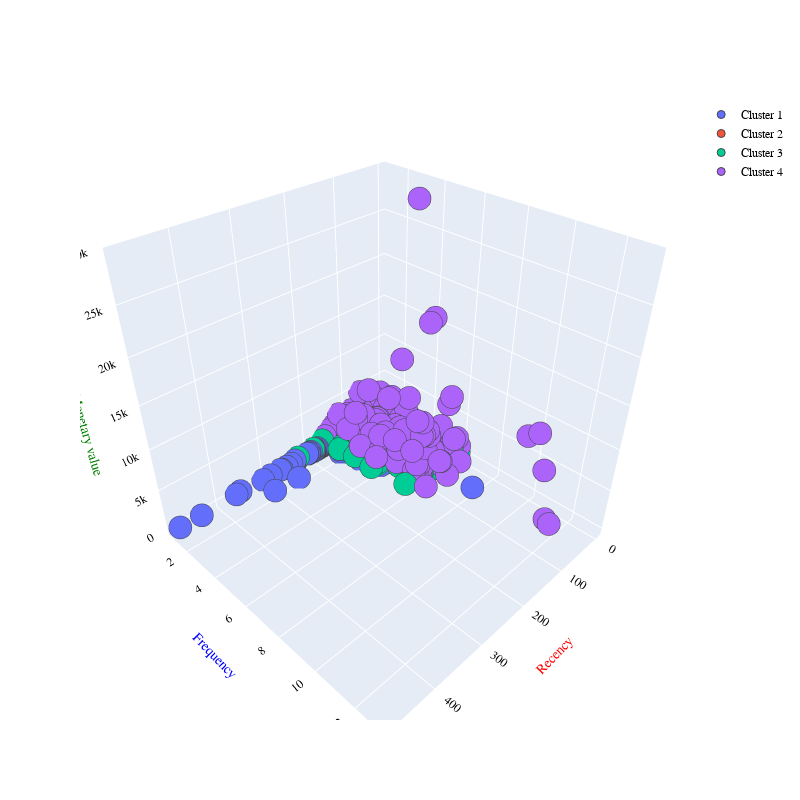

Write notebook code for a chart like this one.
### Markdown cell above
## Spectral clustering

<p style="font-size: 16px" font-family="sans-serif">
Another idea, may be to implement the spectral clustering to check if that works better(especially for a lower number of clusters). As we can notice, the final centroids do not describe the clusters well. They are all pretty close even though clusters are distinctly separated as also shown by the silhouette score. The spectral clustering basically creates an affinity matrix, where each datapoint is compared to others by assessing the "similarity", that is, sklearn builds a graph with datapoints as nodes, and uses the number of common neigbors(nearest) to identify specific communities.

### Code cell
from sklearn.cluster import SpectralClustering
spectral = SpectralClustering(
    n_clusters=4, 
    random_state=42, 
    n_neighbors=8, 
    affinity='nearest_neighbors')

sp = spectral.fit_predict(X)

#plotting the results


'''fig = plt.figure(figsize = (15,15))
ax = fig.add_subplot(111, projection='3d')

ax.scatter(X[sp== 0, 0], X[sp == 0, 1], X[sp == 0,2], s = 100, c = 'red', label = 'Cluster 1')
ax.scatter(X[sp== 1, 0], X[sp == 1, 1], X[sp == 1,2], s = 100, c = 'blue', label = 'Cluster 2')
ax.scatter(X[sp== 2, 0], X[sp == 2, 1], X[sp == 2,2], s = 100, c = 'green', label = 'Cluster 3')
ax.scatter(X[sp== 3, 0], X[sp == 3, 1], X[sp == 3,2], s = 100, c = 'cyan', label = 'Cluster 4')
ax.scatter(X[sp== 4, 0], X[sp == 4, 1], X[sp == 4,2], s = 100, c = 'black', label = 'Cluster 5')

from mpl_toolkits.mplot3d import Axes3D
plt.title('Clusters of customers')
ax.set_xlabel('Recency')
ax.set_ylabel('Monetary')
ax.set_zlabel('Frequency', rotation=45) 
plt.legend()
plt.show() ''' 


plot3 = go.Figure()

rfmcopy['sp_clusters'] = sp  
n3clusters = sorted(list(rfmcopy['sp_clusters'].unique()))   #same as we did before, the y_hc is a numpy array that returns, for each customer, the corresponding cluster assigned.
for x in n3clusters:
        plot3.add_trace(go.Scatter3d(x = rfmcopy[rfmcopy.sp_clusters == x]['Recency'], 
                                    y = rfmcopy[rfmcopy.sp_clusters == x]['Frequency'],
                                    z = rfmcopy[rfmcopy.sp_clusters == x]['Monetary value'],  
                                    mode='markers', marker_size = 8, marker_line_width = 1,
                                    name = 'Cluster ' + str(x+1)
                                    ))
                                                
                                            

            # changing the layout!

plot3.update_layout(width = 800, height = 800, autosize = True, showlegend = True,
                scene = dict(xaxis=dict(title = 'Recency', titlefont_color = 'red'),
                                yaxis=dict(title = 'Frequency', titlefont_color = 'blue'),
                                zaxis=dict(title = 'Monetary value', titlefont_color = 'green')),
                font = dict(family = "Gilroy", color  = 'black', size = 12))

plot3.show()

### Figure 1 — Plotly figure (JSON) as saved in the notebook; plotly's stock layout.template omitted (floating-point values rounded to 4 significant figures; data arrays with more than 128 entries replaced by an {"elided": "..."} marker saying what was removed)
{"data": [{"marker": {"line": {"width": 1}, "size": 8}, "mode": "markers", "name": "Cluster 1", "type": "scatter3d", "x": {"elided": "5397 int values"}, "y": {"elided": "5397 int values"}, "z": {"elided": "5397 float values"}}, {"marker": {"line": {"width": 1}, "size": 8}, "mode": "markers", "name": "Cluster 2", "type": "scatter3d", "x": {"elided": "4275 int values"}, "y": {"elided": "4275 int values"}, "z": {"elided": "4275 float values"}}, {"marker": {"line": {"width": 1}, "size": 8}, "mode": "markers", "name": "Cluster 3", "type": "scatter3d", "x": {"elided": "1209 int values"}, "y": {"elided": "1209 int values"}, "z": {"elided": "1209 float values"}}, {"marker": {"line": {"width": 1}, "size": 8}, "mode": "markers", "name": "Cluster 4", "type": "scatter3d", "x": {"elided": "246 int values"}, "y": {"elided": "246 int values"}, "z": {"elided": "246 float values"}}], "layout": {"autosize": true, "font": {"color": "black", "family": "Gilroy", "size": 12}, "height": 800, "scene": {"xaxis": {"title": {"font": {"color": "red"}, "text": "Recency"}}, "yaxis": {"title": {"font": {"color": "blue"}, "text": "Frequency"}}, "zaxis": {"title": {"font": {"color": "green"}, "text": "Monetary value"}}}, "showlegend": true, "width": 800}}
